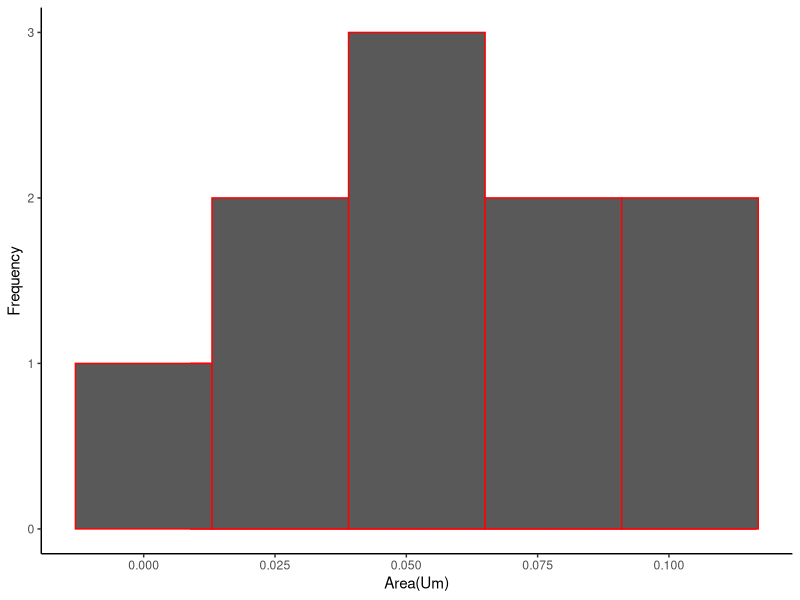
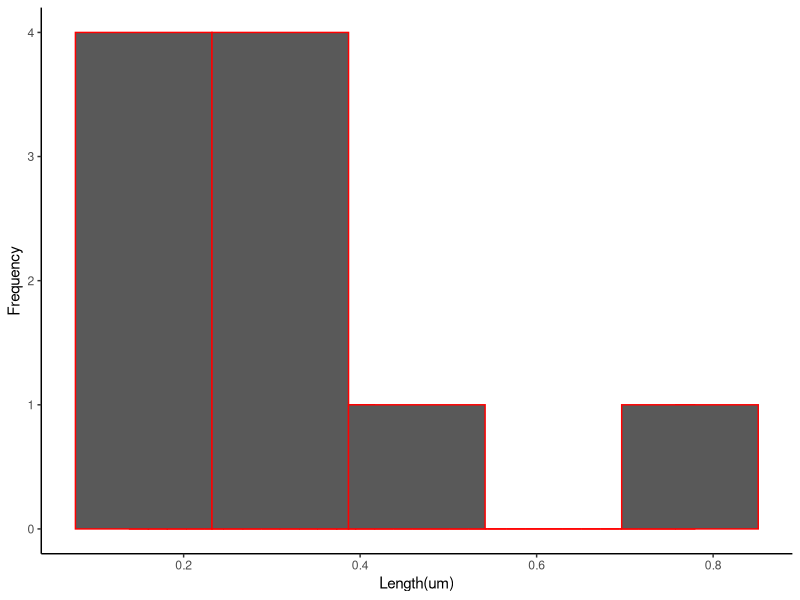
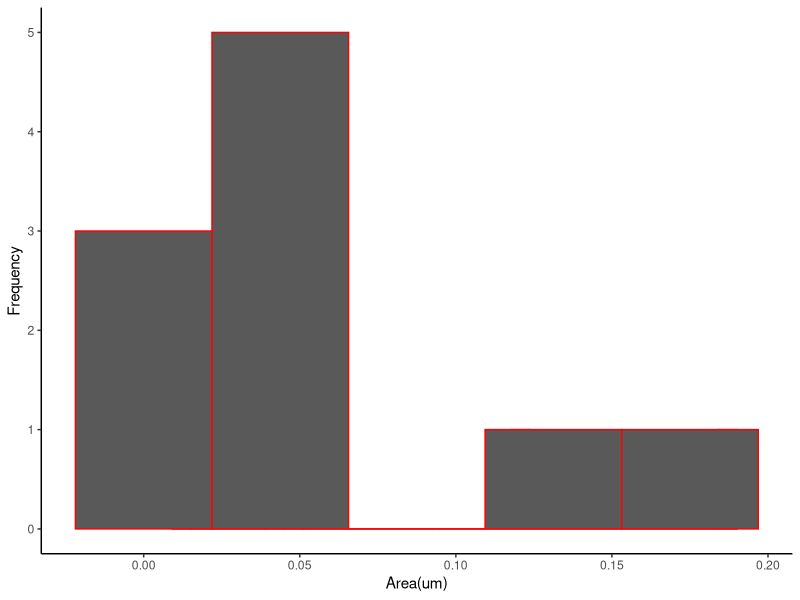
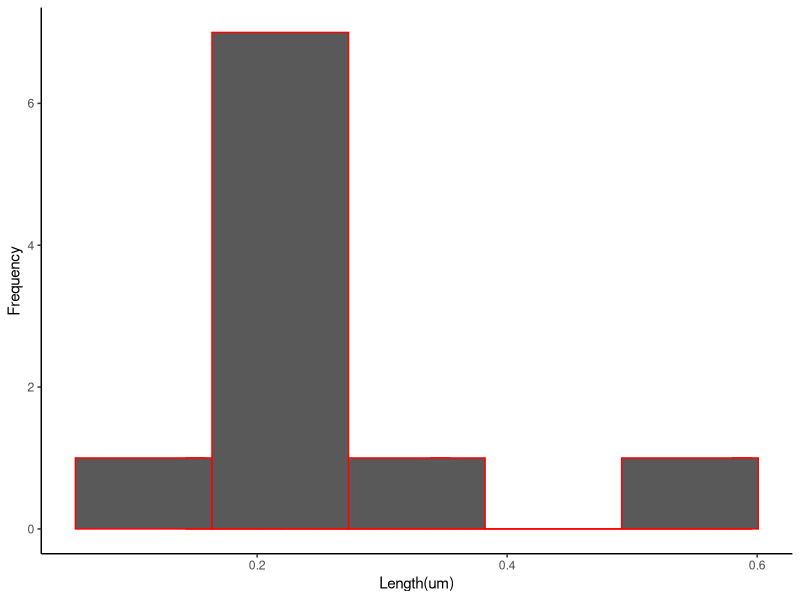
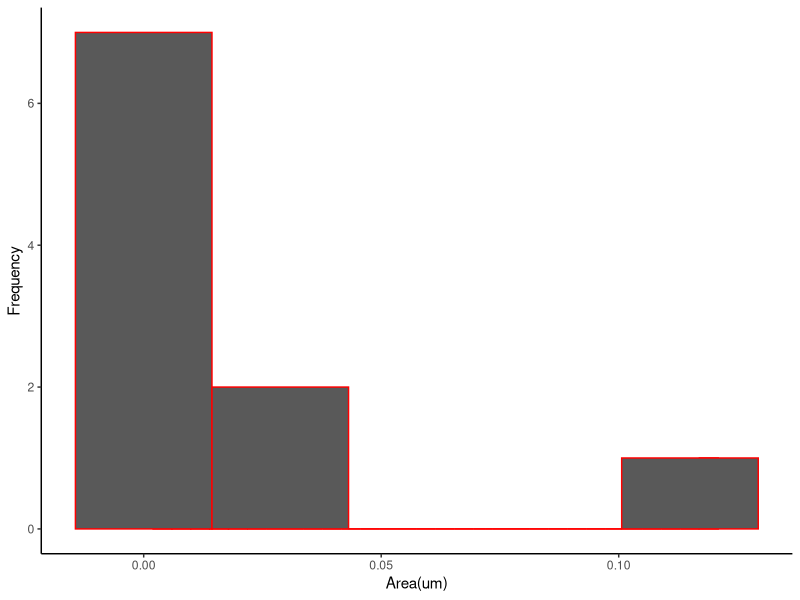
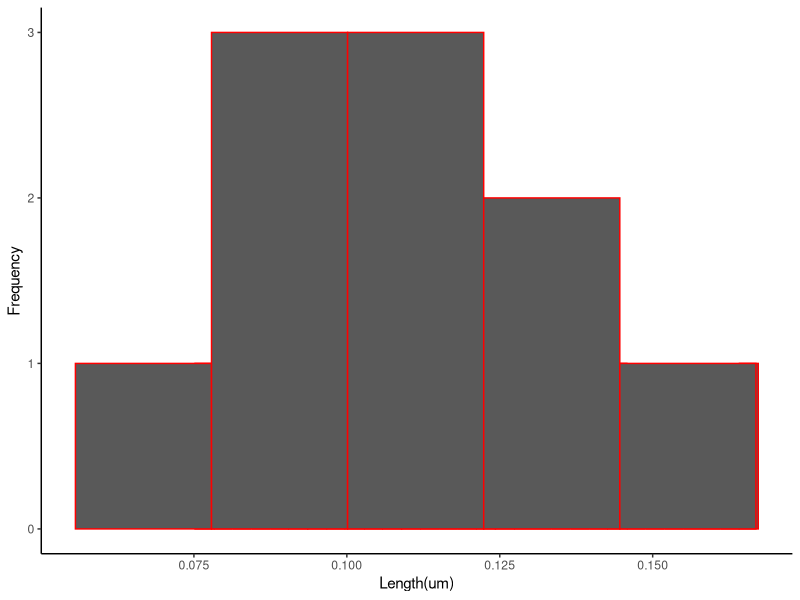

Generate these figures, in order, with R:
library(ggplot2)
library(dplyr)
dat <- read.csv("Results_19129_area.csv")
class(dat)
head(dat)
str(dat)
dat$round <-round(dat$Area, digits=2)
head(dat)
summary(dat$round)
sd(dat$Area)
ggplot(data=dat,aes(x=Area,color="Red"))+
  geom_histogram()+
  theme_classic()+
  scale_color_identity()+
  stat_bin(bins=5)+
  ylab("Frequency")+
  xlab("Area(Um)")
  

dat2 <- read.csv("Results_19129.csv")
head(dat2)
summary(dat2$Length)
sd(dat2$Length)
ggplot(data=dat2,aes(x=Length,color="Red"))+
  geom_histogram()+
  theme_classic()+
  stat_bin(bins=5)+
  scale_color_identity()+
  ylab("Frequency")+
  xlab("Length(um)")




dat3 <- read.csv("Results_36630_area.csv")
head(dat3)
summary(dat3$Area)
sd(dat3$Area)
ggplot(data=dat3,aes(x=Area,color="Red"))+
  geom_histogram()+
  theme_classic()+
  stat_bin(bins=5)+
  scale_color_identity()+
  ylab("Frequency")+
  xlab("Area(um)")

dat4 <- read.csv("Results_length_36630.csv")
head(dat4)
summary(dat4$Length)
sd(dat4$Length)
ggplot(data=dat4,aes(x=Length,color="Red"))+
  geom_histogram()+
  theme_classic()+
  stat_bin(bins=5)+
  scale_color_identity()+
  ylab("Frequency")+
  xlab("Length(um)")

dat5 <- read.csv("Results_36659_area.csv")
head(dat5)
summary(dat5$Area)
sd(dat5$Area)
ggplot(data=dat5,aes(x=Area,color="Red"))+
  geom_histogram()+
  stat_bin(bins=5)+
  theme_classic()+
  scale_color_identity()+
  ylab("Frequency")+
  xlab("Area(um)")


dat6 <- read.csv("Results_36659_length.csv")
head(dat6)
summary(dat6$Length)
sd(dat6$Length)
ggplot(data=dat6,aes(x=Length,color="Red"))+
  geom_histogram()+
  theme_classic()+
  stat_bin(bins=5)+
  scale_color_identity()+
  ylab("Frequency")+
  xlab("Length(um)")


